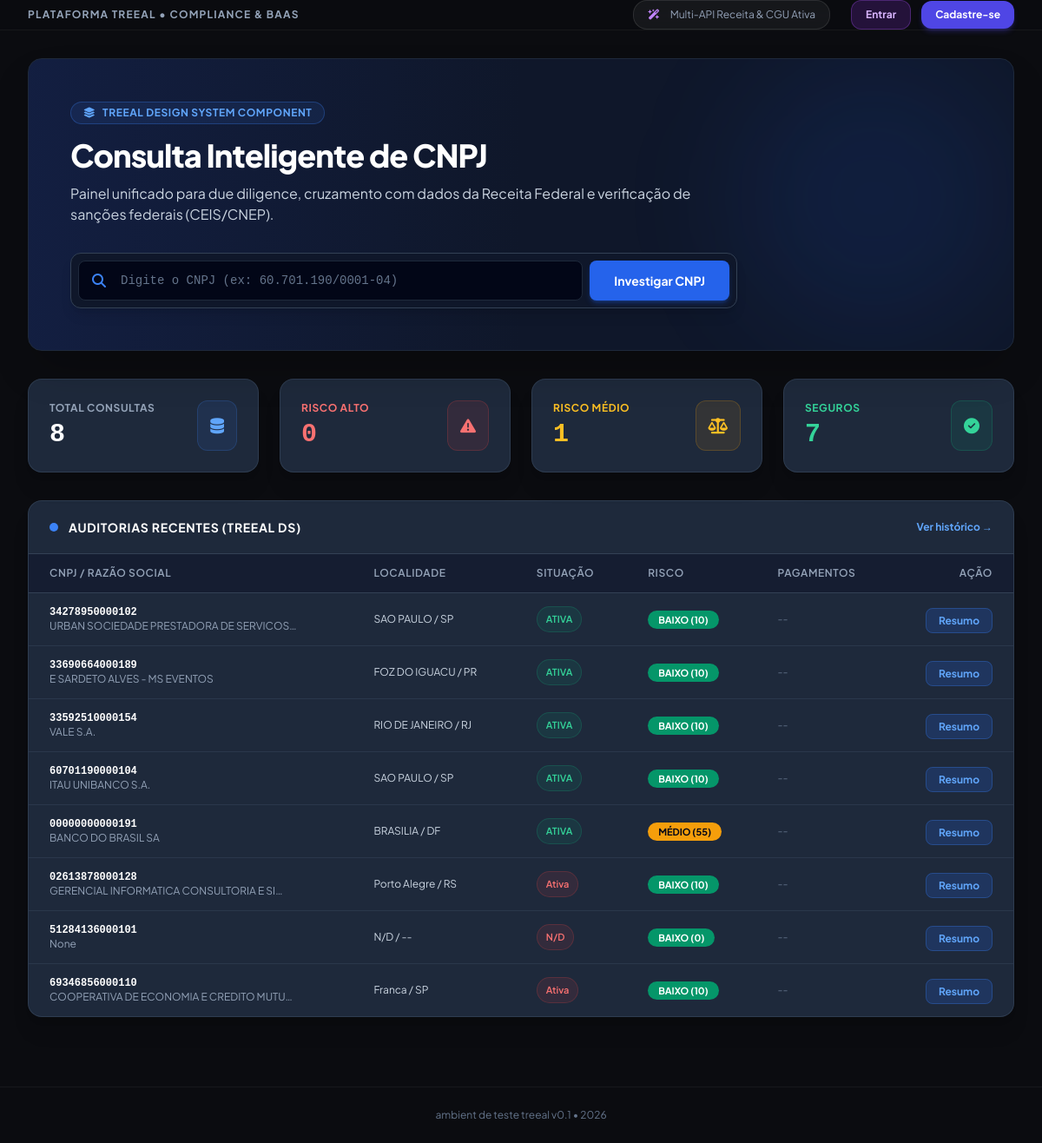
The app's page /, older data.
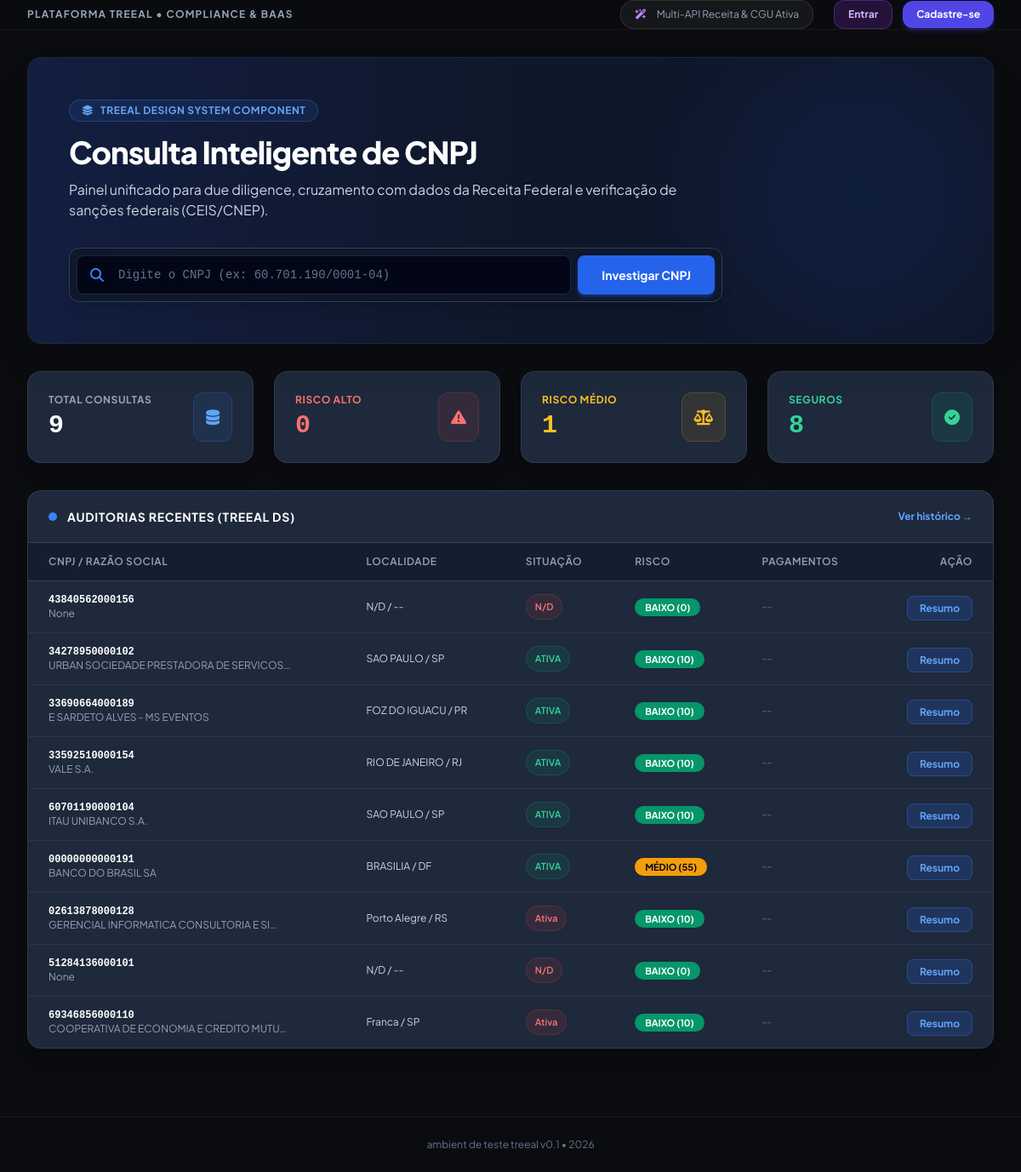
The same page, newer data.
### corporate_intel/models.py (models this page shows, shortened)
class EmpresaConsulta(models.Model):
    cnpj = models.CharField(max_length=14, unique=True, db_index=True)
    razao_social = models.CharField(max_length=255, blank=True, null=True)
    nome_fantasia = models.CharField(max_length=255, blank=True, null=True)
    situacao = models.CharField(max_length=50, blank=True, null=True)
    data_abertura = models.CharField(max_length=20, blank=True, null=True)
    capital_social = models.DecimalField(max_digits=15, decimal_places=2, default=0.0)
    natureza_juridica = models.CharField(max_length=255, blank=True, null=True)
    atividade_principal = models.TextField(blank=True, null=True)
    logradouro = models.CharField(max_length=255, blank=True, null=True)
    numero = models.CharField(max_length=50, blank=True, null=True)
    bairro = models.CharField(max_length=100, blank=True, null=True)
    municipio = models.CharField(max_length=100, blank=True, null=True)
    uf = models.CharField(max_length=2, blank=True, null=True)
    cep = models.CharField(max_length=10, blank=True, null=True)
    email = models.EmailField(blank=True, null=True)
    telefone = models.CharField(max_length=50, blank=True, null=True)
    socios = models.JSONField(default=list, blank=True)
    metodos_pagamento = models.JSONField(default=list, blank=True)
    compliance_processos = models.JSONField(default=dict, blank=True)
    risk_score = models.IntegerField(default=0)  # 0 a 100
    risk_level = models.CharField(max_length=20, default='BAIXO') # BAIXO, MÉDIO, ALTO
    motivos_risco = models.TextField(blank=True, null=True)
    criado_em = models.DateTimeField(auto_now_add=True)
    atualizado_em = models.DateTimeField(auto_now=True)

### corporate_intel/views.py (the view)
# urls.py: path('', views.dashboard_view, name='dashboard'),
def dashboard_view(request):
    query = request.GET.get('q', '').strip()
    empresas = EmpresaConsulta.objects.all().order_by('-criado_em')
    if query:
        empresas = empresas.filter(models_q_cnpj_or_name(query))
    total_consultas = EmpresaConsulta.objects.count()
    risco_alto = EmpresaConsulta.objects.filter(risk_level='ALTO').count()
    risco_medio = EmpresaConsulta.objects.filter(risk_level='MÉDIO').count()
    risco_baixo = EmpresaConsulta.objects.filter(risk_level='BAIXO').count()
    context = {
        'empresas': empresas[:20],
        'total_consultas': total_consultas,
        'risco_alto': risco_alto,
        'risco_medio': risco_medio,
        'risco_baixo': risco_baixo,
        'query': query
    }
    return render(request, 'corporate_intel/dashboard.html', context)

### templates/corporate_intel/dashboard.html (shortened to what the changed rows need)
{% extends 'base.html' %}
{% block content %}
<div class="relative bg-gradient-to-r from-blue-900/40 via-slate-900 to-slate-900 border border-slate-800 rounded-2xl p-8 md:p-12 mb-8 shadow-2xl overflow-hidden">
    <div class="max-w-3xl relative z-10">
        <h1 class="text-3xl md:text-4xl font-extrabold text-white tracking-tight mb-3">
            Consulta Inteligente de CNPJ
        </h1>
    </div>
</div>
<div class="grid grid-cols-1 sm:grid-cols-2 lg:grid-cols-4 gap-6 mb-8">
    <div class="bg-[#1e293b] border border-slate-700/80 rounded-2xl p-6 shadow-xl flex items-center justify-between">
        <div>
            <p class="text-xs uppercase tracking-wider text-slate-400 font-bold">Total Consultas</p>
            <h3 class="text-3xl font-extrabold text-white mt-1 font-mono">{{ total_consultas }}</h3>
        </div>
    </div>
    <div class="bg-[#1e293b] border border-slate-700/80 rounded-2xl p-6 shadow-xl flex items-center justify-between">
        <div>
            <p class="text-xs uppercase tracking-wider text-emerald-400 font-bold">Seguros</p>
            <h3 class="text-3xl font-extrabold text-emerald-400 mt-1 font-mono">{{ risco_baixo }}</h3>
        </div>
    </div>
</div>
<div class="bg-[#1e293b] border border-slate-700/80 rounded-2xl shadow-xl overflow-hidden mb-12">
    <div class="overflow-x-auto">
        <table class="w-full text-left border-collapse">
            <thead>
                <tr class="bg-slate-900/60 text-slate-400 text-xs uppercase tracking-wider border-b border-slate-700">
                    <th class="py-3.5 px-6 font-semibold">CNPJ / Razão Social</th>
                    <th class="py-3.5 px-6 font-semibold">Localidade</th>
                    <th class="py-3.5 px-6 font-semibold">Situação</th>
                    <th class="py-3.5 px-6 font-semibold">Risco</th>
                    <th class="py-3.5 px-6 font-semibold">Pagamentos</th>
                    <th class="py-3.5 px-6 font-semibold text-right">Ação</th>
                </tr>
            </thead>
            <tbody class="divide-y divide-slate-700/60 text-sm">
                {% for emp in empresas %}
                <tr class="hover:bg-slate-750/50 transition">
                    <td class="py-3.5 px-6">
                        <span class="font-mono font-bold text-white block text-xs">{{ emp.cnpj }}</span>
                        <span class="text-xs text-slate-400 block">{{ emp.razao_social|truncatechars:40 }}</span>
                    </td>
                    <td class="py-3.5 px-6 text-slate-300 text-xs">
                        {{ emp.municipio|default:"N/D" }} / {{ emp.uf|default:"--" }}
                    </td>
                    <td class="py-3.5 px-6">
                        <span class="px-2.5 py-1 text-[11px] rounded-full font-semibold inline-flex items-center space-x-1 {% if emp.situacao == 'ATIVA' %}bg-emerald-500/10 text-emerald-400 border border-emerald-500/20{% else %}bg-red-500/10 text-red-400 border border-red-500/20{% endif %}">
                            <span>{{ emp.situacao|default:"N/D" }}</span>
                        </span>
                    </td>
                    <td class="py-3.5 px-6">
                        <span class="px-3 py-1 text-[11px] rounded-full font-bold {% if emp.risk_level == 'ALTO' %}bg-red-600 text-white{% elif emp.risk_level == 'MÉDIO' %}bg-amber-500 text-slate-950{% else %}bg-emerald-600 text-white{% endif %}">
                            {{ emp.risk_level }} ({{ emp.risk_score }})
                        </span>
                    </td>
                    <td class="py-3.5 px-6">
                        <div class="flex flex-wrap gap-1">
                            {% for gw in emp.metodos_pagamento %}
                            <span class="bg-slate-900 border border-slate-700 text-[10px] px-2 py-0.5 rounded text-blue-300">{{ gw }}</span>
                            {% empty %}
                            <span class="text-xs text-slate-500 italic">--</span>
                            {% endfor %}
                        </div>
                    </td>
                    <td class="py-3.5 px-6 text-right">
                        <a href="{% url 'detalhes_empresa' emp.pk %}" class="bg-blue-600/20 hover:bg-blue-600 text-blue-400 hover:text-white px-3.5 py-1.5 rounded-lg text-xs font-bold transition border border-blue-500/30">
                            Resumo
                        </a>
                    </td>
                </tr>
                {% empty %}
                <tr>
                    <td colspan="6" class="py-12 text-center text-slate-500 text-xs">
                        Nenhuma auditoria registrada.
                    </td>
                </tr>
                {% endfor %}
            </tbody>
        </table>
    </div>
</div>
{% endblock %}

Row changes from the older to the newer data that the page shows:
added EmpresaConsulta: cnpj "43840562000156", razao_social "None", municipio "N/D", uf "--", situacao "N/D", risk_level "BAIXO", risk_score "0"
Text that changed along with them:
{{ total_consultas }}: "8" → "9"
{{ risco_baixo }}: "7" → "8"
